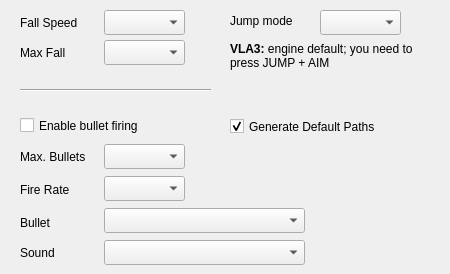
  <widget class="QWizardPage" name="pagePlayer">
   <property name="subTitle">
    <string>Player</string>
   </property>
   <widget class="QLabel" name="label_64">
    <property name="geometry">
     <rect>
      <x>20</x>
      <y>149</y>
      <width>81</width>
      <height>16</height>
     </rect>
    </property>
    <property name="text">
     <string>Max. Bullets</string>
    </property>
   </widget>
   <widget class="QLabel" name="label_60">
    <property name="geometry">
     <rect>
      <x>20</x>
      <y>182</y>
      <width>61</width>
      <height>16</height>
     </rect>
    </property>
    <property name="text">
     <string>Fire Rate</string>
    </property>
   </widget>
   <widget class="QComboBox" name="cbMaxBullets">
    <property name="geometry">
     <rect>
      <x>104</x>
      <y>144</y>
      <width>81</width>
      <height>25</height>
     </rect>
    </property>
    <property name="toolTip">
     <string>Maximum number of concurrent bullets that can be alive at the same time</string>
    </property>
    <property name="whatsThis">
     <string>Maximum number of concurrent bullets that can be alive at the same time</string>
    </property>
   </widget>
   <widget class="QComboBox" name="cbMaxFall">
    <property name="geometry">
     <rect>
      <x>104</x>
      <y>40</y>
      <width>81</width>
      <height>25</height>
     </rect>
    </property>
    <property name="toolTip">
     <string>This is the maximum fall that it can take. Beyond that it will get hurt.</string>
    </property>
    <property name="whatsThis">
     <string>This is the maximum fall that it can take. Beyond that it will get hurt.</string>
    </property>
   </widget>
   <widget class="QLabel" name="label_66">
    <property name="geometry">
     <rect>
      <x>20</x>
      <y>46</y>
      <width>52</width>
      <height>14</height>
     </rect>
    </property>
    <property name="text">
     <string>Max Fall</string>
    </property>
   </widget>
   <widget class="QLabel" name="label_65">
    <property name="geometry">
     <rect>
      <x>20</x>
      <y>15</y>
      <width>71</width>
      <height>16</height>
     </rect>
    </property>
    <property name="text">
     <string>Fall Speed</string>
    </property>
   </widget>
   <widget class="QComboBox" name="cbFallSpeed">
    <property name="geometry">
     <rect>
      <x>104</x>
      <y>10</y>
      <width>81</width>
      <height>25</height>
     </rect>
    </property>
    <property name="toolTip">
     <string>This is the speed at which this sprite will fall when there is gravity.</string>
    </property>
    <property name="whatsThis">
     <string>This is the speed at which this sprite will fall when there is gravity.</string>
    </property>
   </widget>
   <widget class="QComboBox" name="cbFireRate">
    <property name="geometry">
     <rect>
      <x>104</x>
      <y>176</y>
      <width>81</width>
      <height>25</height>
     </rect>
    </property>
    <property name="toolTip">
     <string>Rate of fire. How often can this sprite fire a bullet.</string>
    </property>
    <property name="whatsThis">
     <string>Rate of fire. How often can this sprite fire a bullet.</string>
    </property>
   </widget>
   <widget class="QComboBox" name="cbJump">
    <property name="geometry">
     <rect>
      <x>320</x>
      <y>10</y>
      <width>81</width>
      <height>25</height>
     </rect>
    </property>
    <property name="toolTip">
     <string>This is the jump mode for the player. A more detailed description is available below the box.</string>
    </property>
    <property name="whatsThis">
     <string>This is the jump mode for the player. A more detailed description is available below the box.</string>
    </property>
   </widget>
   <widget class="QLabel" name="label_28">
    <property name="geometry">
     <rect>
      <x>230</x>
      <y>13</y>
      <width>81</width>
      <height>16</height>
     </rect>
    </property>
    <property name="text">
     <string>Jump mode</string>
    </property>
   </widget>
   <widget class="QLabel" name="sJumo">
    <property name="geometry">
     <rect>
      <x>230</x>
      <y>42</y>
      <width>211</width>
      <height>71</height>
     </rect>
    </property>
    <property name="text">
     <string>&lt;!DOCTYPE HTML PUBLIC &quot;-//W3C//DTD HTML 4.0//EN&quot; &quot;http://www.w3.org/TR/REC-html40/strict.dtd&quot;&gt;
&lt;html&gt;&lt;head&gt;&lt;meta name=&quot;qrichtext&quot; content=&quot;1&quot; /&gt;&lt;style type=&quot;text/css&quot;&gt;
p, li { white-space: pre-wrap; }
&lt;/style&gt;&lt;/head&gt;&lt;body style=&quot; font-family:'Sans Serif'; font-size:9pt; font-weight:400; font-style:normal;&quot;&gt;
&lt;p style=&quot; margin-top:0px; margin-bottom:0px; margin-left:0px; margin-right:0px; -qt-block-indent:0; text-indent:0px;&quot;&gt;&lt;span style=&quot; font-weight:600;&quot;&gt;VLA3: &lt;/span&gt;engine default; you need to press JUMP + AIM&lt;/p&gt;&lt;/body&gt;&lt;/html&gt;</string>
    </property>
    <property name="textFormat">
     <enum>Qt::RichText</enum>
    </property>
    <property name="alignment">
     <set>Qt::AlignLeading|Qt::AlignLeft|Qt::AlignTop</set>
    </property>
    <property name="wordWrap">
     <bool>true</bool>
    </property>
   </widget>
   <widget class="QCheckBox" name="cDefaultPaths">
    <property name="geometry">
     <rect>
      <x>230</x>
      <y>116</y>
      <width>171</width>
      <height>21</height>
     </rect>
    </property>
    <property name="toolTip">
     <string>The default paths are used for jumping. If this option is ticked off, you will need to manually create the jump paths for this sprite.</string>
    </property>
    <property name="whatsThis">
     <string>The default paths are used for jumping. If this option is ticked off, you will need to manually create the jump paths for this sprite.</string>
    </property>
    <property name="text">
     <string>Generate Default Paths</string>
    </property>
    <property name="checked">
     <bool>true</bool>
    </property>
   </widget>
   <widget class="Line" name="line">
    <property name="geometry">
     <rect>
      <x>20</x>
      <y>82</y>
      <width>191</width>
      <height>16</height>
     </rect>
    </property>
    <property name="orientation">
     <enum>Qt::Horizontal</enum>
    </property>
   </widget>
   <widget class="QCheckBox" name="cPlayerFire">
    <property name="geometry">
     <rect>
      <x>20</x>
      <y>116</y>
      <width>141</width>
      <height>19</height>
     </rect>
    </property>
    <property name="toolTip">
     <string>This allows the player to fire bullet. Checking this box will automatically add an event script to handle this situation.</string>
    </property>
    <property name="whatsThis">
     <string>This allows the player to fire bullet. Checking this box will automatically add an event script to handle this situation.</string>
    </property>
    <property name="text">
     <string>Enable bullet firing</string>
    </property>
   </widget>
   <widget class="QLabel" name="label_38">
    <property name="geometry">
     <rect>
      <x>20</x>
      <y>215</y>
      <width>52</width>
      <height>15</height>
     </rect>
    </property>
    <property name="text">
     <string>Bullet</string>
    </property>
   </widget>
   <widget class="QComboBox" name="cbPlayerBullet">
    <property name="geometry">
     <rect>
      <x>104</x>
      <y>208</y>
      <width>201</width>
      <height>25</height>
     </rect>
    </property>
    <property name="toolTip">
     <string>Select a sprite that will be used as the player bullet. This sprite will be created and aimed in the direction where the player is aimed.</string>
    </property>
    <property name="whatsThis">
     <string>Select a sprite that will be used as the player bullet. This sprite will be created and aimed in the direction where the player is aimed.</string>
    </property>
   </widget>
   <widget class="QLabel" name="label_36">
    <property name="geometry">
     <rect>
      <x>20</x>
      <y>245</y>
      <width>71</width>
      <height>16</height>
     </rect>
    </property>
    <property name="text">
     <string>Sound</string>
    </property>
   </widget>
   <widget class="QComboBox" name="cbSound_bullet">
    <property name="geometry">
     <rect>
      <x>104</x>
      <y>240</y>
      <width>201</width>
      <height>25</height>
     </rect>
    </property>
    <property name="toolTip">
     <string>Sound to be played when this sprite fires a bullet.</string>
    </property>
    <property name="whatsThis">
     <string>Sound to be played when this sprite fires a bullet.</string>
    </property>
   </widget>
  </widget>
